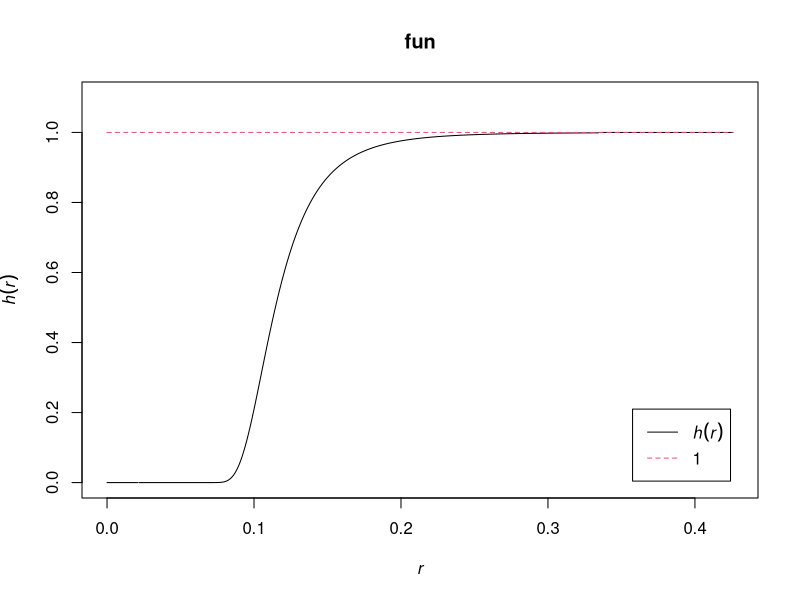

Generate this figure with R:
library(spatstat)


### Name: LennardJones
### Title: The Lennard-Jones Potential
### Aliases: LennardJones
### Keywords: spatial models

### ** Examples

   fit <- ppm(cells ~1, LennardJones(), rbord=0.1)
   fit
   plot(fitin(fit))
